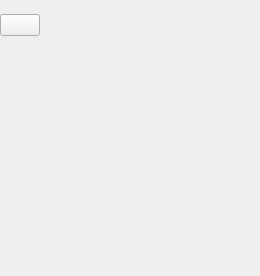
      <widget class="QWidget" name="manual">
       <layout class="QGridLayout" name="gridLayout_7">
        <property name="leftMargin">
         <number>0</number>
        </property>
        <property name="topMargin">
         <number>0</number>
        </property>
        <property name="rightMargin">
         <number>0</number>
        </property>
        <property name="bottomMargin">
         <number>0</number>
        </property>
        <property name="spacing">
         <number>0</number>
        </property>
        <item row="4" column="0">
         <spacer name="verticalSpacer_23">
          <property name="orientation">
           <enum>Qt::Vertical</enum>
          </property>
          <property name="sizeHint" stdset="0">
           <size>
            <width>20</width>
            <height>40</height>
           </size>
          </property>
         </spacer>
        </item>
        <item row="5" column="0">
         <spacer name="verticalSpacer_22">
          <property name="orientation">
           <enum>Qt::Vertical</enum>
          </property>
          <property name="sizeHint" stdset="0">
           <size>
            <width>20</width>
            <height>40</height>
           </size>
          </property>
         </spacer>
        </item>
        <item row="3" column="0">
         <spacer name="verticalSpacer_24">
          <property name="orientation">
           <enum>Qt::Vertical</enum>
          </property>
          <property name="sizeHint" stdset="0">
           <size>
            <width>20</width>
            <height>40</height>
           </size>
          </property>
         </spacer>
        </item>
        <item row="7" column="0">
         <spacer name="verticalSpacer_19">
          <property name="orientation">
           <enum>Qt::Vertical</enum>
          </property>
          <property name="sizeHint" stdset="0">
           <size>
            <width>20</width>
            <height>40</height>
           </size>
          </property>
         </spacer>
        </item>
        <item row="1" column="0">
         <widget class="QPushButton" name="manual2Main">
          <property name="text">
           <string/>
          </property>
         </widget>
        </item>
        <item row="6" column="0">
         <spacer name="verticalSpacer_21">
          <property name="orientation">
           <enum>Qt::Vertical</enum>
          </property>
          <property name="sizeHint" stdset="0">
           <size>
            <width>20</width>
            <height>40</height>
           </size>
          </property>
         </spacer>
        </item>
        <item row="2" column="0">
         <spacer name="verticalSpacer_20">
          <property name="orientation">
           <enum>Qt::Vertical</enum>
          </property>
          <property name="sizeHint" stdset="0">
           <size>
            <width>20</width>
            <height>40</height>
           </size>
          </property>
         </spacer>
        </item>
        <item row="1" column="3">
         <spacer name="horizontalSpacer_23">
          <property name="orientation">
           <enum>Qt::Horizontal</enum>
          </property>
          <property name="sizeHint" stdset="0">
           <size>
            <width>40</width>
            <height>20</height>
           </size>
          </property>
         </spacer>
        </item>
        <item row="1" column="1">
         <spacer name="horizontalSpacer_21">
          <property name="orientation">
           <enum>Qt::Horizontal</enum>
          </property>
          <property name="sizeHint" stdset="0">
           <size>
            <width>40</width>
            <height>20</height>
           </size>
          </property>
         </spacer>
        </item>
        <item row="3" column="2">
         <widget class="QLabel" name="manualLabel">
          <property name="text">
           <string/>
          </property>
         </widget>
        </item>
        <item row="1" column="4">
         <spacer name="manualHorizontalSpacer">
          <property name="orientation">
           <enum>Qt::Horizontal</enum>
          </property>
          <property name="sizeType">
           <enum>QSizePolicy::Fixed</enum>
          </property>
          <property name="sizeHint" stdset="0">
           <size>
            <width>100</width>
            <height>20</height>
           </size>
          </property>
         </spacer>
        </item>
        <item row="0" column="0" colspan="5">
         <widget class="QLabel" name="manualLogo">
          <property name="sizePolicy">
           <sizepolicy hsizetype="Preferred" vsizetype="Preferred">
            <horstretch>0</horstretch>
            <verstretch>0</verstretch>
           </sizepolicy>
          </property>
          <property name="minimumSize">
           <size>
            <width>0</width>
            <height>0</height>
           </size>
          </property>
          <property name="maximumSize">
           <size>
            <width>16777215</width>
            <height>16777215</height>
           </size>
          </property>
          <property name="text">
           <string/>
          </property>
         </widget>
        </item>
        <item row="2" column="2">
         <spacer name="horizontalSpacer_22">
          <property name="orientation">
           <enum>Qt::Horizontal</enum>
          </property>
          <property name="sizeHint" stdset="0">
           <size>
            <width>40</width>
            <height>20</height>
           </size>
          </property>
         </spacer>
        </item>
        <item row="1" column="2">
         <widget class="QLabel" name="manualTitle">
          <property name="text">
           <string/>
          </property>
         </widget>
        </item>
       </layout>
      </widget>
